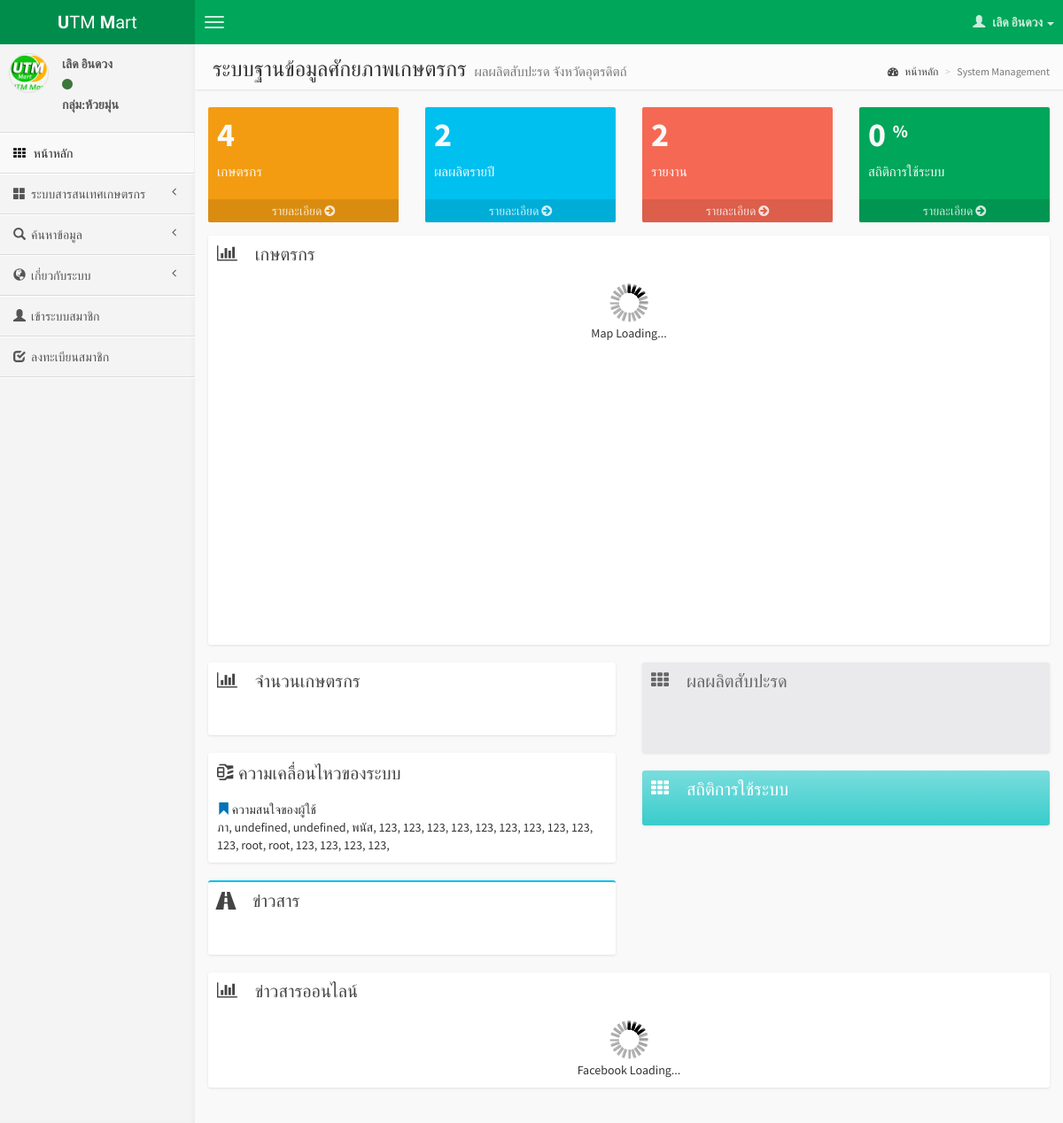
The page / (signed in) on the database its author committed.
### tables this page shows
CREATE TABLE `tb_search` (
  `idsearch` int(11) NOT NULL,
  `keyword` varchar(200) NOT NULL,
  `sdate` varchar(20) DEFAULT NULL,
  `etc` varchar(100) DEFAULT NULL
);

### index.php (the view, shortened to what this page needs)
<!DOCTYPE html PUBLIC "-//W3C//DTD XHTML 1.0 Transitional//EN" "http://www.w3.org/TR/xhtml1/DTD/xhtml1-transitional.dtd">
<html xmlns="http://www.w3.org/1999/xhtml">
<head>
<link href="//maxcdn.bootstrapcdn.com/bootstrap/3.2.0/css/bootstrap.min.css" rel="stylesheet" type="text/css" />
	<link href="//cdnjs.cloudflare.com/ajax/libs/font-awesome/4.1.0/css/font-awesome.min.css" rel="stylesheet" type="text/css" />
	<link href="//code.ionicframework.com/ionicons/1.5.2/css/ionicons.min.css" rel="stylesheet" type="text/css" />
	<link href="css/morris/morris.css" rel="stylesheet" type="text/css" />
	<link href="css/bootstrap-wysihtml5/bootstrap3-wysihtml5.min.css" rel="stylesheet" type="text/css" />
	<link href="css/AdminLTE.css" rel="stylesheet" type="text/css" />
	<link rel="stylesheet" href="//code.jquery.com/ui/1.11.1/themes/black-tie/jquery-ui.css">
</head>
<body class="skin-blue">
		<?php
			include('header.php');
		?>
        <div class="wrapper row-offcanvas row-offcanvas-left">
            <aside class="left-side sidebar-offcanvas">
                <section class="sidebar">
                    <div class="user-panel">
                    <?php include('user_panel.php');?>
                    </div>
                    <ul class="sidebar-menu">
                        <?php
							include('sidebar_menu.php');
						?>
                    </ul>
                </section>
            </aside>
            <aside class="right-side">
                <section class="content-header">
                    <h1>
                        ระบบฐานข้อมูลศักยภาพเกษตรกร
                        <small>ผลผลิตสับปะรด จังหวัดอุตรดิตถ์</small>
                    </h1>
                    <ol class="breadcrumb">
                        <li><a href="index.php"><i class="fa fa-dashboard"></i> หน้าหลัก</a></li>
						            <?php
												if (@!$_SESSION["DUR_USER_ID"]){
						              echo "<li class=\"active\">Information for Guest</li>";
												}else{
													echo "<li class=\"active\">System Management</li>";
												}
												?>
                    </ol>
                </section>
                <section class="content">
                    <?php include('stat_box.php'); ?>
										<div class="row">
												<section class="col-lg-12">
													<div class="box box-solid">
															<div class="box-header">
																	<i class="fa fa-bar-chart-o"></i>
																	<h3 class="box-title">เกษตรกร</h3>
															</div>
															<div class="box-body">
																 <div id="map_canvas" style="width: 100%; height: 400px"><div align="center"><img src="img/ajax-loader.gif" align="absmiddle"><br>Map Loading...</div></div>
															</div>
														</div>
												</section>
									</div>
                    <div class="row">
                        <section class="col-lg-6 connectedSortable">
                          <div class="box box-solid">
                              <div class="box-header">
                              <i class="fa fa-bar-chart-o"></i>
                                  <h3 class="box-title">จำนวนเกษตรกร</h3>
                              </div>
                              <div class="box-body">
                               <div id="showperson" style="margin:auto;padding:10px;">
                               </div>
                              </div>
                          </div>
                          <div class="box box-solid">
                              <div class="box-header">
                                  <h3 class="box-title"><i class="glyphicon glyphicon-compressed"></i> ความเคลื่อนไหวของระบบ</h3>
                              </div>
                              <div class="box-body">
	                                <i class="glyphicon glyphicon-bookmark text-blue"></i> ความสนใจของผู้ใช้<br>
																	<?php
																		$sql="select * from tb_search order by idsearch DESC LIMIT 20";
																		$result=mysqli_query($connect,$sql);
																		while($row=mysqli_fetch_array($result)){
																   			echo $row[1].", ";
																	 	}
																	?>
                              </div>
                          </div>
                          <div class="box box-info">
                              <div class="box-header">
                                  <i class="glyphicon glyphicon-road"></i>
                                  <h3 class="box-title">ข่าวสาร</h3>
                              </div>
                              <div class="box-body">
                                  <div id="showDataInformation" style="margin:auto;padding:10px;"></div>
                              </div>
                          </div>
                        </section>
                        <section class="col-lg-6 connectedSortable">
                          <div class="box box-solid bg-gray">
                               <div class="box-header" style="color:#666">
                                  <i class="fa fa-th"></i>
                                  <h3 class="box-title">ผลผลิตสับปะรด</h3>
                              </div>
                              <div class="box-body border-radius-none">
                               	<div id="showyear" style="margin:auto;padding:10px;"></div>
                             	  <div id="showData" style="margin:auto;padding:10px;"></div>
															</div>
                          </div>
                          <div class="box box-solid bg-teal-gradient">
                            <div class="box-header">
                                <i class="fa fa-th"></i>
                                <h3 class="box-title">สถิติการใช้ระบบ</h3>
                            </div>
                            <div class="box-body border-radius-none">
                            </div>
                      		</div>
                        </section>
                    </div>
										<div class="row">
                        <section class="col-lg-12 connectedSortable">
                          <div class="box box-solid">
                              <div class="box-header">
                              		<i class="fa fa-bar-chart-o"></i>
                                  <h3 class="box-title">ข่าวสารออนไลน์</h3>
                              </div>
                              <div class="box-body">
																 <div id="showfeed"><div align="center"><img src="img/ajax-loader.gif" align="absmiddle"><br>Facebook Loading...</div></div>
                              </div>
														</div>
												</section>
									</div>
                </section>
            </aside>
        </div>
</body>
</html>

### rows shown on the page
tb_search: keyword "ภา"
tb_search: keyword "undefined"
tb_search: keyword "undefined"
tb_search: keyword "พนัส"
tb_search: keyword "123"
tb_search: keyword "123"
tb_search: keyword "123"
tb_search: keyword "123"
tb_search: keyword "123"
tb_search: keyword "123"
tb_search: keyword "123"
tb_search: keyword "123"
tb_search: keyword "123"
tb_search: keyword "123"
tb_search: keyword "root"
tb_search: keyword "root"
tb_search: keyword "123"
tb_search: keyword "123"
tb_search: keyword "123"
tb_search: keyword "123"

### other values the page prints
$_SESSION["DUR_USER_NAME"] "เลิด อินดวง"
$_SESSION["DUR_USER_GROUP_NAME"] "ห้วยมุ่น"
$itemNum "4"
$itemNum "2"
